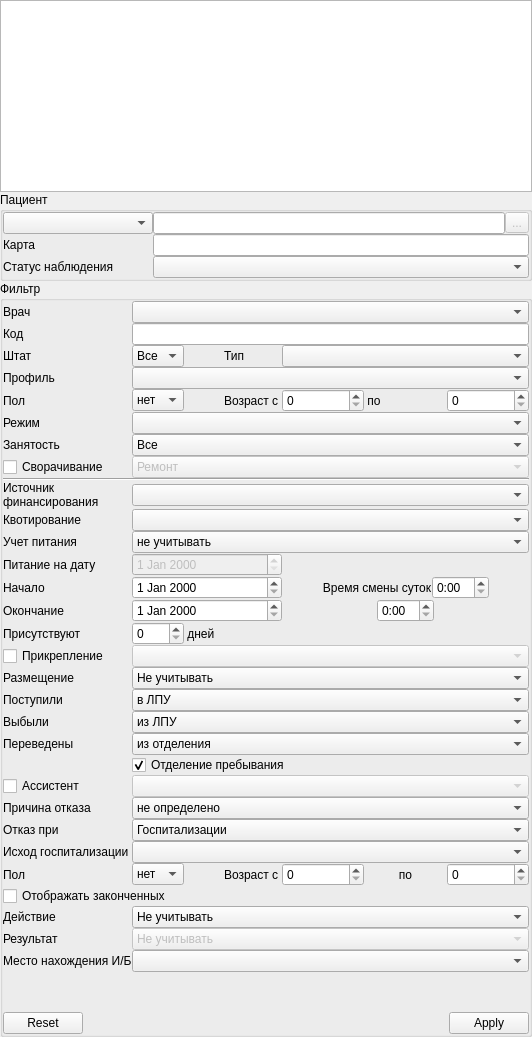
     <widget class="QWidget" name="widgetFilter" native="true">
      <layout class="QVBoxLayout" name="verticalLayout">
       <property name="spacing">
        <number>0</number>
       </property>
       <property name="margin">
        <number>0</number>
       </property>
       <item>
        <widget class="CTreeView" name="treeOrgStructure"/>
       </item>
       <item>
        <widget class="QGroupBox" name="grpPatient">
         <property name="title">
          <string>Пациент</string>
         </property>
         <layout class="QGridLayout" name="gridLayout_20">
          <property name="margin">
           <number>0</number>
          </property>
          <property name="spacing">
           <number>0</number>
          </property>
          <item row="0" column="0">
           <widget class="CRBComboBox" name="cmbFilterAccountingSystem">
            <property name="minimumSize">
             <size>
              <width>150</width>
              <height>0</height>
             </size>
            </property>
           </widget>
          </item>
          <item row="0" column="1">
           <widget class="QLineEdit" name="edtFilterClientId"/>
          </item>
          <item row="1" column="0">
           <widget class="QLabel" name="lblFilterEventId">
            <property name="text">
             <string>Карта</string>
            </property>
            <property name="buddy">
             <cstring>edtFilterEventId</cstring>
            </property>
           </widget>
          </item>
          <item row="1" column="1" colspan="2">
           <widget class="QLineEdit" name="edtFilterEventId"/>
          </item>
          <item row="0" column="2">
           <widget class="QToolButton" name="btnFindClientInfo">
            <property name="enabled">
             <bool>false</bool>
            </property>
            <property name="text">
             <string>...</string>
            </property>
           </widget>
          </item>
          <item row="2" column="0">
           <widget class="QLabel" name="lblStatusObservation">
            <property name="text">
             <string>Статус наблюдения</string>
            </property>
            <property name="buddy">
             <cstring>cmbStatusObservation</cstring>
            </property>
           </widget>
          </item>
          <item row="2" column="1" colspan="2">
           <widget class="CRBComboBox" name="cmbStatusObservation"/>
          </item>
         </layout>
        </widget>
       </item>
       <item>
        <widget class="QGroupBox" name="groupBox">
         <property name="sizePolicy">
          <sizepolicy hsizetype="Preferred" vsizetype="Preferred">
           <horstretch>0</horstretch>
           <verstretch>0</verstretch>
          </sizepolicy>
         </property>
         <property name="minimumSize">
          <size>
           <width>0</width>
           <height>0</height>
          </size>
         </property>
         <property name="maximumSize">
          <size>
           <width>16777215</width>
           <height>16777215</height>
          </size>
         </property>
         <property name="title">
          <string>Фильтр</string>
         </property>
         <property name="flat">
          <bool>false</bool>
         </property>
         <layout class="QGridLayout" name="gridLayout_4">
          <property name="margin">
           <number>0</number>
          </property>
          <property name="spacing">
           <number>0</number>
          </property>
          <item row="29" column="1">
           <widget class="QLabel" name="lblSexPresence">
            <property name="text">
             <string>Пол</string>
            </property>
            <property name="buddy">
             <cstring>cmbSex</cstring>
            </property>
           </widget>
          </item>
          <item row="22" column="1">
           <widget class="QLabel" name="lblLeaved">
            <property name="text">
             <string>Выбыли</string>
            </property>
            <property name="buddy">
             <cstring>cmbLeaved</cstring>
            </property>
           </widget>
          </item>
          <item row="22" column="2" colspan="8">
           <widget class="QComboBox" name="cmbLeaved">
            <item>
             <property name="text">
              <string>из ЛПУ</string>
             </property>
            </item>
            <item>
             <property name="text">
              <string>без выписки</string>
             </property>
            </item>
            <item>
             <property name="text">
              <string>из отделений</string>
             </property>
            </item>
           </widget>
          </item>
          <item row="31" column="1">
           <widget class="QLabel" name="lblLobbyAction">
            <property name="text">
             <string>Действие</string>
            </property>
            <property name="buddy">
             <cstring>cmbLobbyAction</cstring>
            </property>
           </widget>
          </item>
          <item row="21" column="1">
           <widget class="QLabel" name="lblReceived">
            <property name="text">
             <string>Поступили</string>
            </property>
            <property name="buddy">
             <cstring>cmbReceived</cstring>
            </property>
           </widget>
          </item>
          <item row="30" column="1" colspan="5">
           <widget class="QCheckBox" name="chkShowFinished">
            <property name="text">
             <string>Отображать законченных</string>
            </property>
           </widget>
          </item>
          <item row="1" column="1">
           <widget class="QLabel" name="lblFilterCode">
            <property name="text">
             <string>Код</string>
            </property>
            <property name="buddy">
             <cstring>edtFilterCode</cstring>
            </property>
           </widget>
          </item>
          <item row="21" column="2" colspan="8">
           <widget class="QComboBox" name="cmbReceived">
            <item>
             <property name="text">
              <string>в ЛПУ</string>
             </property>
            </item>
            <item>
             <property name="text">
              <string>в отделение</string>
             </property>
            </item>
            <item>
             <property name="text">
              <string>в приемное отделение</string>
             </property>
            </item>
           </widget>
          </item>
          <item row="3" column="2">
           <widget class="QComboBox" name="cmbFilterIsPermanent">
            <item>
             <property name="text">
              <string>Все</string>
             </property>
            </item>
            <item>
             <property name="text">
              <string>Нет</string>
             </property>
            </item>
            <item>
             <property name="text">
              <string>Да</string>
             </property>
            </item>
           </widget>
          </item>
          <item row="5" column="2" colspan="8">
           <widget class="CRBComboBox" name="cmbFilterProfile"/>
          </item>
          <item row="5" column="1">
           <widget class="QLabel" name="lblProfile">
            <property name="text">
             <string>Профиль</string>
            </property>
            <property name="buddy">
             <cstring>cmbFilterProfile</cstring>
            </property>
           </widget>
          </item>
          <item row="7" column="1">
           <widget class="QLabel" name="lblFilterSchedule">
            <property name="text">
             <string>Режим</string>
            </property>
            <property name="buddy">
             <cstring>cmbFilterSchedule</cstring>
            </property>
           </widget>
          </item>
          <item row="6" column="1">
           <widget class="QLabel" name="lblSexBed">
            <property name="text">
             <string>Пол</string>
            </property>
            <property name="buddy">
             <cstring>cmbSexBed</cstring>
            </property>
           </widget>
          </item>
          <item row="3" column="1">
           <widget class="QLabel" name="lblFilterPermanent">
            <property name="text">
             <string>Штат</string>
            </property>
            <property name="buddy">
             <cstring>cmbFilterIsPermanent</cstring>
            </property>
           </widget>
          </item>
          <item row="1" column="2" colspan="8">
           <widget class="QLineEdit" name="edtFilterCode"/>
          </item>
          <item row="7" column="2" colspan="8">
           <widget class="CRBComboBox" name="cmbFilterSchedule"/>
          </item>
          <item row="16" column="1">
           <widget class="QLabel" name="lblFilterBegDate">
            <property name="text">
             <string>Начало</string>
            </property>
            <property name="buddy">
             <cstring>edtFilterBegDate</cstring>
            </property>
           </widget>
          </item>
          <item row="17" column="1">
           <widget class="QLabel" name="lblFilterEndDate">
            <property name="text">
             <string>Окончание</string>
            </property>
            <property name="buddy">
             <cstring>edtFilterEndDate</cstring>
            </property>
           </widget>
          </item>
          <item row="17" column="2" colspan="4">
           <widget class="CDateEdit" name="edtFilterEndDate"/>
          </item>
          <item row="12" column="1">
           <widget class="QLabel" name="lblFinance">
            <property name="text">
             <string>Источник финансирования</string>
            </property>
            <property name="wordWrap">
             <bool>true</bool>
            </property>
            <property name="buddy">
             <cstring>cmbFinance</cstring>
            </property>
           </widget>
          </item>
          <item row="16" column="2" colspan="4">
           <widget class="CDateEdit" name="edtFilterBegDate"/>
          </item>
          <item row="10" column="1">
           <widget class="QCheckBox" name="chkInvolution">
            <property name="text">
             <string>Сворачивание</string>
            </property>
           </widget>
          </item>
          <item row="14" column="1">
           <widget class="QLabel" name="lblFeed">
            <property name="text">
             <string>Учет питания</string>
            </property>
            <property name="buddy">
             <cstring>cmbFeed</cstring>
            </property>
           </widget>
          </item>
          <item row="14" column="2" colspan="8">
           <widget class="QComboBox" name="cmbFeed">
            <item>
             <property name="text">
              <string>не учитывать</string>
             </property>
            </item>
            <item>
             <property name="text">
              <string>не назначено</string>
             </property>
            </item>
            <item>
             <property name="text">
              <string>назначено</string>
             </property>
            </item>
           </widget>
          </item>
          <item row="12" column="2" colspan="8">
           <widget class="CRBComboBox" name="cmbFinance"/>
          </item>
          <item row="15" column="2" colspan="4">
           <widget class="CDateEdit" name="edtDateFeed">
            <property name="enabled">
             <bool>false</bool>
            </property>
           </widget>
          </item>
          <item row="15" column="1">
           <widget class="QLabel" name="lblDateFeed">
            <property name="text">
             <string>Питание на дату</string>
            </property>
            <property name="buddy">
             <cstring>edtDateFeed</cstring>
            </property>
           </widget>
          </item>
          <item row="19" column="1">
           <widget class="QCheckBox" name="chkAttachType">
            <property name="text">
             <string>Прикрепление</string>
            </property>
           </widget>
          </item>
          <item row="0" column="2" colspan="8">
           <widget class="CPersonComboBoxEx" name="cmbPerson"/>
          </item>
          <item row="0" column="1">
           <widget class="QLabel" name="lblPerson">
            <property name="text">
             <string>Врач</string>
            </property>
            <property name="buddy">
             <cstring>cmbPerson</cstring>
            </property>
           </widget>
          </item>
          <item row="11" column="1" colspan="9">
           <widget class="Line" name="line">
            <property name="orientation">
             <enum>Qt::Horizontal</enum>
            </property>
           </widget>
          </item>
          <item row="6" column="2">
           <widget class="QComboBox" name="cmbSexBed">
            <item>
             <property name="text">
              <string>нет</string>
             </property>
            </item>
            <item>
             <property name="text">
              <string>М</string>
             </property>
            </item>
            <item>
             <property name="text">
              <string>Ж</string>
             </property>
            </item>
           </widget>
          </item>
          <item row="6" column="8">
           <widget class="QLabel" name="lblBedAgeTo">
            <property name="text">
             <string> по </string>
            </property>
            <property name="buddy">
             <cstring>spbBedAgeTo</cstring>
            </property>
           </widget>
          </item>
          <item row="6" column="9">
           <widget class="QSpinBox" name="spbBedAgeTo">
            <property name="maximum">
             <number>150</number>
            </property>
           </widget>
          </item>
          <item row="29" column="7">
           <widget class="QSpinBox" name="spbAgeFrom">
            <property name="maximum">
             <number>150</number>
            </property>
           </widget>
          </item>
          <item row="6" column="7">
           <widget class="QSpinBox" name="spbBedAgeFrom">
            <property name="maximum">
             <number>150</number>
            </property>
           </widget>
          </item>
          <item row="29" column="9">
           <widget class="QSpinBox" name="spbAgeTo">
            <property name="minimum">
             <number>0</number>
            </property>
            <property name="maximum">
             <number>150</number>
            </property>
           </widget>
          </item>
          <item row="13" column="2" colspan="8">
           <widget class="CQuotaComboBox" name="cmbQuotingType"/>
          </item>
          <item row="25" column="1">
           <widget class="QCheckBox" name="chkAssistant">
            <property name="text">
             <string>Ассистент</string>
            </property>
           </widget>
          </item>
          <item row="37" column="1" colspan="9">
           <widget class="CApplyResetDialogButtonBox" name="buttonBoxFilter">
            <property name="standardButtons">
             <set>QDialogButtonBox::Apply|QDialogButtonBox::Reset</set>
            </property>
           </widget>
          </item>
          <item row="3" column="7" colspan="3">
           <widget class="CRBComboBox" name="cmbFilterType">
            <property name="sizePolicy">
             <sizepolicy hsizetype="Expanding" vsizetype="Fixed">
              <horstretch>0</horstretch>
              <verstretch>0</verstretch>
             </sizepolicy>
            </property>
            <property name="minimumSize">
             <size>
              <width>114</width>
              <height>0</height>
             </size>
            </property>
           </widget>
          </item>
          <item row="13" column="1">
           <widget class="QLabel" name="lblQuotingType">
            <property name="text">
             <string>Квотирование</string>
            </property>
            <property name="buddy">
             <cstring>cmbQuotingType</cstring>
            </property>
           </widget>
          </item>
          <item row="25" column="2" colspan="8">
           <widget class="CPersonComboBoxEx" name="cmbAssistant">
            <property name="enabled">
             <bool>false</bool>
            </property>
           </widget>
          </item>
          <item row="29" column="8">
           <widget class="QLabel" name="lblAgePresenceTo">
            <property name="text">
             <string> по </string>
            </property>
            <property name="alignment">
             <set>Qt::AlignCenter</set>
            </property>
            <property name="buddy">
             <cstring>spbAgeTo</cstring>
            </property>
           </widget>
          </item>
          <item row="24" column="2" colspan="8">
           <widget class="QCheckBox" name="chkStayOrgStructure">
            <property name="text">
             <string>Отделение пребывания</string>
            </property>
            <property name="checked">
             <bool>true</bool>
            </property>
           </widget>
          </item>
          <item row="23" column="2" colspan="8">
           <widget class="QComboBox" name="cmbTransfer">
            <item>
             <property name="text">
              <string>из отделения</string>
             </property>
            </item>
            <item>
             <property name="text">
              <string>в отделение</string>
             </property>
            </item>
           </widget>
          </item>
          <item row="23" column="1">
           <widget class="QLabel" name="lblTransfer">
            <property name="text">
             <string>Переведены</string>
            </property>
            <property name="buddy">
             <cstring>cmbTransfer</cstring>
            </property>
           </widget>
          </item>
          <item row="9" column="2" colspan="8">
           <widget class="QComboBox" name="cmbFilterBusy">
            <item>
             <property name="text">
              <string>Все</string>
             </property>
            </item>
            <item>
             <property name="text">
              <string>Только свободные</string>
             </property>
            </item>
            <item>
             <property name="text">
              <string>Только занятые</string>
             </property>
            </item>
           </widget>
          </item>
          <item row="18" column="1">
           <widget class="QLabel" name="lblPresenceDay">
            <property name="text">
             <string>Присутствуют</string>
            </property>
            <property name="buddy">
             <cstring>edtPresenceDayValue</cstring>
            </property>
           </widget>
          </item>
          <item row="9" column="1">
           <widget class="QLabel" name="lblFilterBusy">
            <property name="text">
             <string>Занятость</string>
            </property>
            <property name="buddy">
             <cstring>cmbFilterBusy</cstring>
            </property>
           </widget>
          </item>
          <item row="26" column="1">
           <widget class="QLabel" name="lblRenunciation">
            <property name="text">
             <string>Причина отказа</string>
            </property>
            <property name="buddy">
             <cstring>cmbRenunciation</cstring>
            </property>
           </widget>
          </item>
          <item row="29" column="2">
           <widget class="QComboBox" name="cmbSex">
            <item>
             <property name="text">
              <string>нет</string>
             </property>
            </item>
            <item>
             <property name="text">
              <string>М</string>
             </property>
            </item>
            <item>
             <property name="text">
              <string>Ж</string>
             </property>
            </item>
           </widget>
          </item>
          <item row="26" column="2" colspan="8">
           <widget class="CStrComboBox" name="cmbRenunciation">
            <item>
             <property name="text">
              <string>не определено</string>
             </property>
            </item>
           </widget>
          </item>
          <item row="28" column="2" colspan="8">
           <widget class="CStrComboBox" name="cmbHospitalizingOutcome"/>
          </item>
          <item row="27" column="2" colspan="8">
           <widget class="QComboBox" name="cmbRenunciationAction">
            <item>
             <property name="text">
              <string>Госпитализации</string>
             </property>
            </item>
            <item>
             <property name="text">
              <string>Планировании</string>
             </property>
            </item>
            <item>
             <property name="text">
              <string>Осмотре врача</string>
             </property>
            </item>
           </widget>
          </item>
          <item row="28" column="1">
           <widget class="QLabel" name="lblHospitalizingOutcome">
            <property name="text">
             <string>Исход госпитализации</string>
            </property>
            <property name="buddy">
             <cstring>cmbHospitalizingOutcome</cstring>
            </property>
           </widget>
          </item>
          <item row="10" column="2" colspan="8">
           <widget class="QComboBox" name="cmbInvolute">
            <property name="enabled">
             <bool>false</bool>
            </property>
            <item>
             <property name="text">
              <string>Ремонт</string>
             </property>
            </item>
            <item>
             <property name="text">
              <string>Карантин</string>
             </property>
            </item>
           </widget>
          </item>
          <item row="18" column="2">
           <widget class="QSpinBox" name="edtPresenceDayValue">
            <property name="maximum">
             <number>999</number>
            </property>
           </widget>
          </item>
          <item row="19" column="2" colspan="8">
           <widget class="CRBComboBox" name="cmbAttachType">
            <property name="enabled">
             <bool>false</bool>
            </property>
           </widget>
          </item>
          <item row="36" column="1">
           <spacer name="verticalSpacer_2">
            <property name="orientation">
             <enum>Qt::Vertical</enum>
            </property>
            <property name="sizeHint" stdset="0">
             <size>
              <width>20</width>
              <height>40</height>
             </size>
            </property>
           </spacer>
          </item>
          <item row="20" column="2" colspan="8">
           <widget class="QComboBox" name="cmbLocationClient">
            <item>
             <property name="text">
              <string>Не учитывать</string>
             </property>
            </item>
            <item>
             <property name="text">
              <string>Да</string>
             </property>
            </item>
            <item>
             <property name="text">
              <string>Нет</string>
             </property>
            </item>
           </widget>
          </item>
          <item row="27" column="1">
           <widget class="QLabel" name="lblRenunciationAction">
            <property name="text">
             <string>Отказ при</string>
            </property>
            <property name="buddy">
             <cstring>cmbRenunciationAction</cstring>
            </property>
           </widget>
          </item>
          <item row="20" column="1">
           <widget class="QLabel" name="lblLocationClient">
            <property name="text">
             <string>Размещение</string>
            </property>
            <property name="buddy">
             <cstring>cmbLocationClient</cstring>
            </property>
           </widget>
          </item>
          <item row="3" column="3" colspan="2">
           <spacer name="horizontalSpacer_13">
            <property name="orientation">
             <enum>Qt::Horizontal</enum>
            </property>
            <property name="sizeHint" stdset="0">
             <size>
              <width>40</width>
              <height>20</height>
             </size>
            </property>
           </spacer>
          </item>
          <item row="18" column="4" colspan="6">
           <spacer name="horizontalSpacer_6">
            <property name="orientation">
             <enum>Qt::Horizontal</enum>
            </property>
            <property name="sizeHint" stdset="0">
             <size>
              <width>40</width>
              <height>20</height>
             </size>
            </property>
           </spacer>
          </item>
          <item row="29" column="3">
           <spacer name="horizontalSpacer_15">
            <property name="orientation">
             <enum>Qt::Horizontal</enum>
            </property>
            <property name="sizeHint" stdset="0">
             <size>
              <width>40</width>
              <height>20</height>
             </size>
            </property>
           </spacer>
          </item>
          <item row="18" column="3">
           <widget class="QLabel" name="lblPresenceDay_2">
            <property name="text">
             <string> дней</string>
            </property>
           </widget>
          </item>
          <item row="3" column="5">
           <widget class="QLabel" name="lblFilterType">
            <property name="text">
             <string>Тип </string>
            </property>
            <property name="buddy">
             <cstring>cmbFilterType</cstring>
            </property>
           </widget>
          </item>
          <item row="6" column="5">
           <widget class="QLabel" name="lblBedAge">
            <property name="text">
             <string>Возраст с </string>
            </property>
            <property name="buddy">
             <cstring>spbBedAgeFrom</cstring>
            </property>
           </widget>
          </item>
          <item row="29" column="5">
           <widget class="QLabel" name="lblAgePresence">
            <property name="text">
             <string>Возраст с </string>
            </property>
            <property name="buddy">
             <cstring>spbAgeFrom</cstring>
            </property>
           </widget>
          </item>
          <item row="6" column="3" colspan="2">
           <spacer name="horizontalSpacer_14">
            <property name="orientation">
             <enum>Qt::Horizontal</enum>
            </property>
            <property name="sizeHint" stdset="0">
             <size>
              <width>40</width>
              <height>20</height>
             </size>
            </property>
           </spacer>
          </item>
          <item row="32" column="1">
           <widget class="QLabel" name="lblLobbyResult">
            <property name="text">
             <string>Результат</string>
            </property>
            <property name="buddy">
             <cstring>cmbLobbyResult</cstring>
            </property>
           </widget>
          </item>
          <item row="31" column="2" colspan="8">
           <widget class="QComboBox" name="cmbLobbyAction">
            <item>
             <property name="text">
              <string>Не учитывать</string>
             </property>
            </item>
            <item>
             <property name="text">
              <string>Осмотр</string>
             </property>
            </item>
            <item>
             <property name="text">
              <string>Госпитализация</string>
             </property>
            </item>
           </widget>
          </item>
          <item row="32" column="2" colspan="8">
           <widget class="QComboBox" name="cmbLobbyResult">
            <property name="enabled">
             <bool>false</bool>
            </property>
            <item>
             <property name="text">
              <string>Не учитывать</string>
             </property>
            </item>
            <item>
             <property name="text">
              <string>Отказ от госпитализации</string>
             </property>
            </item>
            <item>
             <property name="text">
              <string>Госпитализация</string>
             </property>
            </item>
            <item>
             <property name="text">
              <string>Умер</string>
             </property>
            </item>
           </widget>
          </item>
          <item row="15" column="6" colspan="4">
           <spacer name="horizontalSpacer_5">
            <property name="orientation">
             <enum>Qt::Horizontal</enum>
            </property>
            <property name="sizeHint" stdset="0">
             <size>
              <width>40</width>
              <height>20</height>
             </size>
            </property>
           </spacer>
          </item>
          <item row="17" column="7" colspan="3">
           <layout class="QHBoxLayout" name="horizontalLayout">
            <item>
             <spacer name="horizontalSpacer_2">
              <property name="orientation">
               <enum>Qt::Horizontal</enum>
              </property>
              <property name="sizeHint" stdset="0">
               <size>
                <width>40</width>
                <height>20</height>
               </size>
              </property>
             </spacer>
            </item>
            <item>
             <widget class="QTimeEdit" name="edtFilterEndTime">
              <property name="displayFormat">
               <string>H:mm</string>
              </property>
             </widget>
            </item>
            <item>
             <spacer name="horizontalSpacer_4">
              <property name="orientation">
               <enum>Qt::Horizontal</enum>
              </property>
              <property name="sizeHint" stdset="0">
               <size>
                <width>40</width>
                <height>20</height>
               </size>
              </property>
             </spacer>
            </item>
           </layout>
          </item>
          <item row="33" column="1">
           <widget class="QLabel" name="lblLocationCard">
            <property name="text">
             <string>Место нахождения И/Б</string>
            </property>
           </widget>
          </item>
          <item row="33" column="2" colspan="8">
           <widget class="CRBComboBox" name="cmbLocationCard"/>
          </item>
          <item row="16" column="7" colspan="3">
           <layout class="QHBoxLayout" name="horizontalLayout_2">
            <item>
             <spacer name="horizontalSpacer_16">
              <property name="orientation">
               <enum>Qt::Horizontal</enum>
              </property>
              <property name="sizeHint" stdset="0">
               <size>
                <width>40</width>
                <height>20</height>
               </size>
              </property>
             </spacer>
            </item>
            <item>
             <widget class="QLabel" name="lblChangingDayTime">
              <property name="text">
               <string>Время смены суток</string>
              </property>
              <property name="alignment">
               <set>Qt::AlignCenter</set>
              </property>
             </widget>
            </item>
            <item>
             <widget class="QTimeEdit" name="edtFilterBegTime">
              <property name="displayFormat">
               <string>H:mm</string>
              </property>
             </widget>
            </item>
            <item>
             <spacer name="horizontalSpacer_17">
              <property name="orientation">
               <enum>Qt::Horizontal</enum>
              </property>
              <property name="sizeHint" stdset="0">
               <size>
                <width>40</width>
                <height>20</height>
               </size>
              </property>
             </spacer>
            </item>
           </layout>
          </item>
         </layout>
        </widget>
       </item>
      </layout>
     </widget>
